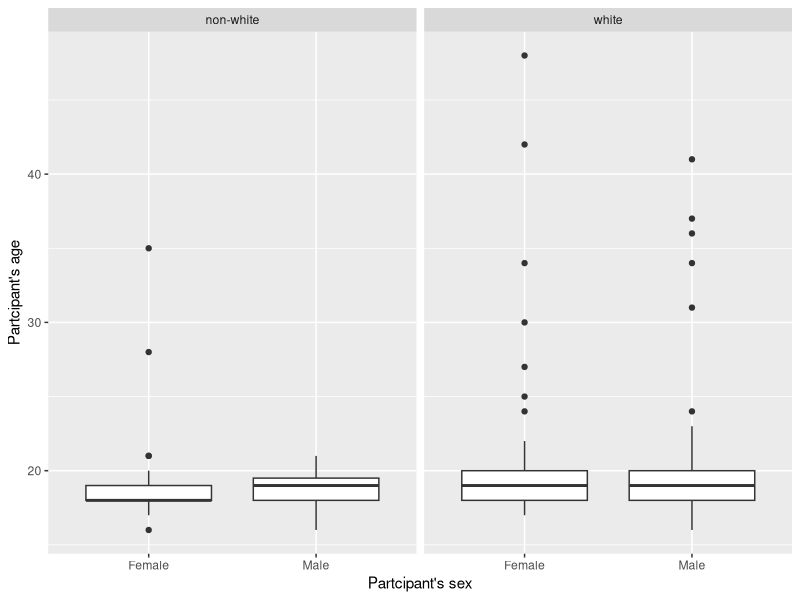
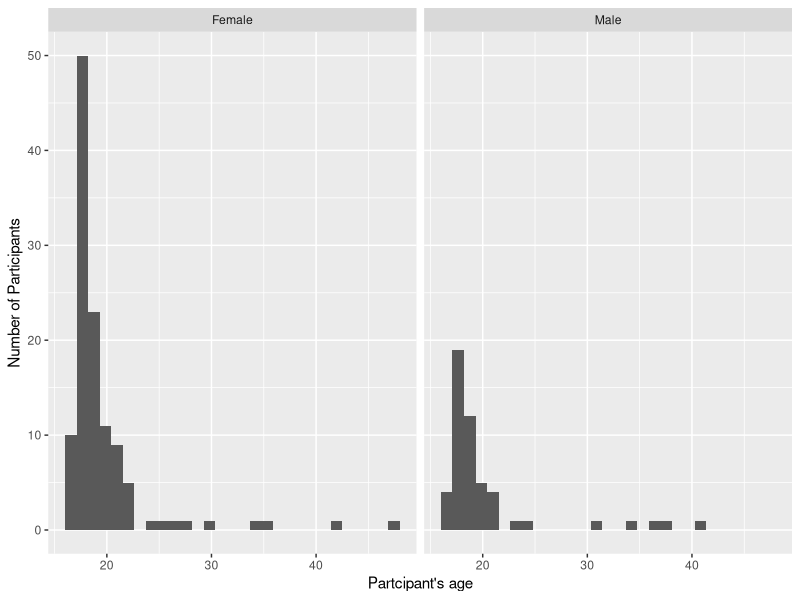

Recreate these plots in R, in order.
## ---- chunk 1
#| message: false
library(tidyverse)
## ---- chunk 2
#| message: false
hiphop <- read.csv(here::here("supporting_artifacts", "Datasets" , "hiphop.csv"))
## ---- chunk 3
nrow(hiphop)
ncol(hiphop)
## ---- chunk 4
hiphop <- hiphop %>% 
  mutate(across(where(is.character), as.factor)) %>% 
  drop_na(word:popularityScore)
## ---- chunk 5
hiphop %>% 
  distinct(word) %>% 
  nrow()
## ---- chunk 6
hiphop <- hiphop %>% 
  mutate(ethnic, ethnic = as.factor(ifelse(ethnic == 'white', "white", "non-white")))
## ---- chunk 7
distinct_hiphop <- hiphop %>%
  distinct(subj, .keep_all = TRUE) 
distinct_hiphop %>% 
  select(sex:ethnic) %>% 
  summary()
## ---- chunk 8
#| message: false
ggplot(data = distinct_hiphop, 
       mapping = aes(x = sex, y = age)) +
  geom_boxplot() +
  facet_wrap(~ethnic) +
  labs(x = "Partcipant's sex", y = "Partcipant's age")
ggplot(data = distinct_hiphop, 
       mapping = aes(x = age)) +
  facet_wrap(~sex) +
  geom_histogram() +
  labs(x = "Partcipant's age", y = "Number of Participants")
## ---- chunk 9
# a
below20 <- hiphop %>% 
  filter(age < 20) %>% 
  group_by(word) %>%
  summarise(across(familiarity, mean)) 
below20 %>% 
  slice_max(familiarity)
below20 %>% 
  slice_min(familiarity)
## ---- chunk 10
# b
non_white_woman <- hiphop %>% 
  filter(ethnic != 'white', sex == 'Female') %>% 
  group_by(word) %>%
  summarise(across(familiarity, mean))
non_white_woman %>% 
  slice_max(familiarity)
non_white_woman %>% 
  slice_min(familiarity)
## ---- chunk 11
# c
white_man_above_30 <- hiphop %>% 
  filter(ethnic == 'white', sex == 'Male', age > 30) %>% 
  group_by(word) %>%
  summarise(across(familiarity, mean))
white_man_above_30  %>% 
  slice_max(familiarity)
white_man_above_30  %>%
  slice_min(familiarity)
## ---- chunk 12
jb <- hiphop %>% 
  filter(ethnic == 'white', sex == 'Male', 
         city %in% 10000:60000, 
         age %in% 17:23) %>% 
  distinct(subj, .keep_all = TRUE) 
jb %>% 
  select(subj, bieber) %>% 
  slice_max(bieber)
